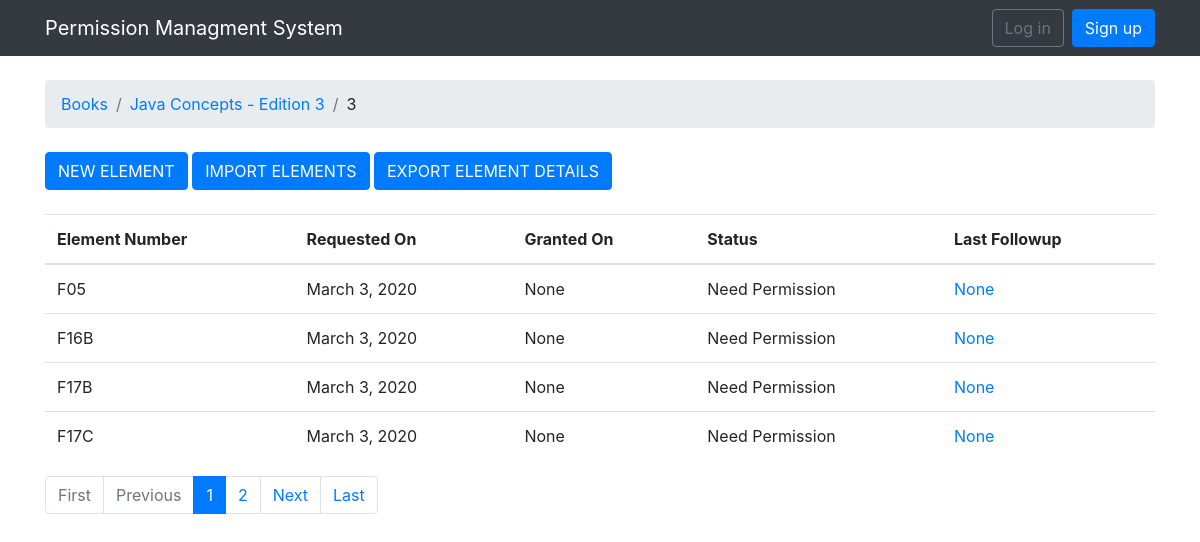
Screenshot of /books/17/16/ with the database file from the repository.
### permissions/models.py (models this page shows, shortened)
class Unit(models.Model):
    book = models.ForeignKey(Book, null=True, related_name='units', on_delete=models.CASCADE)
    chapter_number = models.CharField(max_length=30)
    chapter_title = models.CharField(max_length=100)
    active = models.BooleanField()

class Book(models.Model):
    title = models.CharField(max_length=100)
    isbn = models.CharField(max_length=13, unique=True)
    active = models.BooleanField(default=True)
    created_at = models.DateTimeField(auto_now_add=True, null=True)

class Element(models.Model):
    unit = models.ForeignKey(Unit, null=True, related_name='elements', on_delete=models.CASCADE)
    element_number = models.CharField(max_length=30)
    specified_as = models.CharField(max_length=25, choices=SPECIFIED_CHOICES)
    caption = models.TextField(max_length=300, null=True)
    source = models.CharField(max_length=75, null=True)
    credit_line = models.TextField(max_length=300, null=True)
    status = models.CharField(max_length=25, choices=STATUS_CHOICES)
    source_link = models.CharField(max_length=100, null=True)
    title = models.CharField(max_length=100, null=True)
    rh_email = models.EmailField(null=True)
    alt_email = models.EmailField(null=True)
    rh_address = models.TextField(max_length=100, null=True)
    phone = models.CharField(max_length=20, null=True)
    fax = models.CharField(max_length=20, null=True)
    insert_1 = models.CharField(max_length=100, null=True)
    jbl_rh_name = models.CharField(max_length=75, null=True)
    file_location = models.CharField(max_length=100, null=True)
    file_name = models.CharField(max_length=40, null=True)
    requested_on = models.DateField(null=True)
    granted_on = models.DateField(null=True, blank=True)
    created_at = models.DateField(auto_now_add=True)
    updated_at = models.DateField(null=True)
    created_by = models.ForeignKey(User, null=True, related_name='+', on_delete=models.CASCADE)
    updated_by = models.ForeignKey(User, null=True, related_name='+', on_delete=models.CASCADE)
    active = models.BooleanField(default=True)
    def get_last_followup(self):
        return FollowUp.objects.filter(element=self).order_by('followedup_at').last()

### permissions/views.py (the view)
# urls.py: url(r'^books/(?P<pk>\d+)/(?P<pk1>\d+)/$', views.ElementsListView.as_view(), name='unit_elements'),
class ElementsListView(ListView):
    model = Element
    context_object_name = 'elements'
    paginate_by = 4
    template_name = 'elements.html'
    def get_context_data(self, **kwargs):
        kwargs['unit'] = self.unit
        return super().get_context_data(**kwargs)
    def get_queryset(self):
        self.unit = get_object_or_404(Unit, book__pk=self.kwargs.get('pk'), pk=self.kwargs.get('pk1'))
        queryset = self.unit.elements.order_by('element_number')
        return queryset

### templates/elements.html (shortened to what this page needs)
{% extends 'base.html' %}
{% load humanize %}
{% block breadcrumb %}
  <li class="breadcrumb-item"><a href="{% url 'home'%}">Books</a></li>
  <li class="breadcrumb-item"><a href="{% url 'book_units' unit.book.pk%}">{{unit.book.title}}</a></li>
  <li class="breadcrumb-item" active>{{ unit.chapter_number }}</li>
{% endblock %}
{% block content %}
<div class="mb-4">
    <a href="{% url 'new_element' unit.book.pk unit.pk%}" class="btn btn-primary">NEW ELEMENT</a>
    <a href="{% url 'import_elements' unit.book.pk unit.pk%}" class="btn btn-primary">IMPORT ELEMENTS</a>
    <a href="{% url 'export_elements' unit.book.pk unit.pk%}" class="btn btn-primary">EXPORT ELEMENT DETAILS</a>
</div>
<table class="table">
  <thead class="thead-inverse">
    <tr>
      <th>Element Number</th>
      <th>Requested On</th>
      <th>Granted On</th>
      <th>Status</th>
      <th>Last Followup</th>
    </tr>
  </thead>
  <tbody>
    {% for element in elements %}
      <tr>
        <td>{{ element.element_number }}</td>
        <td>{{ element.requested_on }}</td>
        <td>{{ element.granted_on }}</td>
        <td>{{ element.status }}</td>
        <td><a href="{% url 'element_followups' unit.book.pk unit.pk element.pk%}">{{ element.get_last_followup|naturalday }}</a></td>
      </tr>
    {% endfor %}
  </tbody>
</table>
{% include 'includes/pagination.html' %}
{% endblock %}

### rows the page displays
Unit: book "Java Concepts - Edition 3", chapter_number "3"
Element: element_number "F05", requested_on "March 3, 2020", granted_on "None", status "Need Permission", get_last_followup "None"
Element: element_number "F16B", requested_on "March 3, 2020", granted_on "None", status "Need Permission", get_last_followup "None"
Element: element_number "F17B", requested_on "March 3, 2020", granted_on "None", status "Need Permission", get_last_followup "None"
Element: element_number "F17C", requested_on "March 3, 2020", granted_on "None", status "Need Permission", get_last_followup "None"

### other values shown
{{ page_num }} "1"
{{ page_num }} "2"
